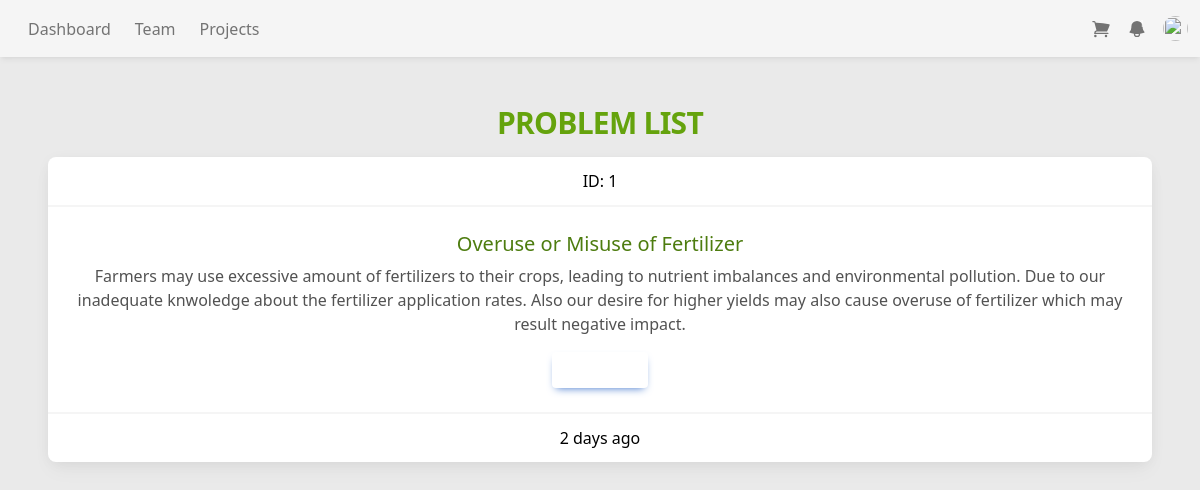
Page /myapp/problemlistview/problemdetailview/1 on the committed database.
### myapp/models.py (models this page shows, shortened)
class Problem(models.Model):
    title = models.CharField(max_length=100)
    description = models.CharField(max_length=500,null=True)

### myapp/views.py (the view)
# urls.py: path('problemlistview/problemdetailview/<int:pk>', ProblemDetailView.as_view()),
class ProblemDetailView(DetailView):
    template_name_suffix = "_show"
    model = Problem

### myapp/templates/myapp/problem_show.html (shortened to what this page needs)
{% load static tailwind_tags %}
{% load static %}
<!DOCTYPE html>
<html lang="en">
<head>
  {% tailwind_css %}
</head>
<body id="bg" style="background-size: 55%; background-color: #EAEAEA;" class="overflow-y-scroll">
  <div>
    <nav
      class="flex-no-wrap relative flex w-full items-center justify-between bg-neutral-100 py-2 shadow-md shadow-black/5 dark:bg-neutral-600 dark:shadow-black/10 lg:flex-wrap lg:justify-start lg:py-4"
      data-te-navbar-ref>
      <div class="flex w-full flex-wrap items-center justify-between px-3">
        <div class="!visible hidden flex-grow basis-[100%] items-center lg:!flex lg:basis-auto"
          id="navbarSupportedContent1" data-te-collapse-item>
          <ul class="list-style-none mr-auto flex flex-col pl-0 lg:flex-row" data-te-navbar-nav-ref>
            <li class="mb-4 lg:mb-0 lg:pr-2" data-te-nav-item-ref>
              <a class="text-neutral-500 hover:text-neutral-700 focus:text-neutral-700 disabled:text-black/30 dark:text-neutral-200 dark:hover:text-neutral-300 dark:focus:text-neutral-300 lg:px-2 [&.active]:text-black/90 dark:[&.active]:text-zinc-400"
                href="#" data-te-nav-link-ref>Dashboard</a>
            </li>
            <li class="mb-4 lg:mb-0 lg:pr-2" data-te-nav-item-ref>
              <a class="text-neutral-500 hover:text-neutral-700 focus:text-neutral-700 disabled:text-black/30 dark:text-neutral-200 dark:hover:text-neutral-300 dark:focus:text-neutral-300 lg:px-2 [&.active]:text-black/90 dark:[&.active]:text-neutral-400"
                href="#" data-te-nav-link-ref>Team</a>
            </li>
            <li class="mb-4 lg:mb-0 lg:pr-2" data-te-nav-item-ref>
              <a class="text-neutral-500 hover:text-neutral-700 focus:text-neutral-700 disabled:text-black/30 dark:text-neutral-200 dark:hover:text-neutral-300 dark:focus:text-neutral-300 lg:px-2 [&.active]:text-black/90 dark:[&.active]:text-neutral-400"
                href="#" data-te-nav-link-ref>Projects</a>
            </li>
          </ul>
        </div>
        <div class="relative flex items-center">
          <a class="mr-4 text-neutral-500 hover:text-neutral-700 focus:text-neutral-700 disabled:text-black/30 dark:text-neutral-200 dark:hover:text-neutral-300 dark:focus:text-neutral-300 [&.active]:text-black/90 dark:[&.active]:text-neutral-400"
            href="#">
            <span class="[&>svg]:w-5">
            </span>
          </a>
          <div class="relative" data-te-dropdown-ref>
            <a class="hidden-arrow mr-4 flex items-center text-neutral-500 hover:text-neutral-700 focus:text-neutral-700 disabled:text-black/30 dark:text-neutral-200 dark:hover:text-neutral-300 dark:focus:text-neutral-300 [&.active]:text-black/90 dark:[&.active]:text-neutral-400"
              href="#" id="dropdownMenuButton1" role="button" data-te-dropdown-toggle-ref aria-expanded="false">
              <span class="[&>svg]:w-5">
              </span>
              <span
                class="absolute -mt-2.5 ml-2 rounded-[0.37rem] bg-danger px-[0.45em] py-[0.2em] text-[0.6rem] leading-none text-white">1</span>
            </a>
          </div>
          <div class="relative" data-te-dropdown-ref>
            <a class="hidden-arrow flex items-center whitespace-nowrap transition duration-150 ease-in-out motion-reduce:transition-none"
              href="#" id="dropdownMenuButton2" role="button" data-te-dropdown-toggle-ref aria-expanded="false">
              <img src="https://tecdn.b-cdn.net/img/new/avatars/2.jpg" class="rounded-full"
                style="height: 25px; width: 25px" alt="" loading="lazy" />
            </a>
          </div>
        </div>
      </div>
    </nav>
  </div>
  <h1
    class="mb-4 text-4xl text-center font-bold leading-none tracking-tight text-lime-600 md:text-3xl lg:text-3xl dark:text-lime-600 mt-12">
    PROBLEM LIST </h1>
  <div
    class="block rounded-lg mr-12 ml-12 bg-white text-center shadow-[0_2px_15px_-3px_rgba(0,0,0,0.07),0_10px_20px_-2px_rgba(0,0,0,0.04)] dark:bg-neutral-700">
    <div class="border-b-2 border-neutral-100 px-6 py-3 dark:border-neutral-600 dark:text-neutral-50">
      ID: {{problem.id}}
    </div>
    <div class="p-6">
      <h5 class="mb-2 text-xl font-medium leading-tight text-lime-700 dark:text-neutral-50">
        {{problem.title}}
      </h5>
      <p class="mb-4 text-base text-neutral-600 dark:text-neutral-200">
        {{problem.description}}
      </p>
      <button type="button"
        class="inline-block rounded bg-primary px-6 pb-2 pt-2.5 text-xs font-medium uppercase leading-normal text-white shadow-[0_4px_9px_-4px_#3b71ca] transition duration-150 ease-in-out hover:bg-primary-600 hover:shadow-[0_8px_9px_-4px_rgba(59,113,202,0.3),0_4px_18px_0_rgba(59,113,202,0.2)] focus:bg-primary-600 focus:shadow-[0_8px_9px_-4px_rgba(59,113,202,0.3),0_4px_18px_0_rgba(59,113,202,0.2)] focus:outline-none focus:ring-0 active:bg-primary-700 active:shadow-[0_8px_9px_-4px_rgba(59,113,202,0.3),0_4px_18px_0_rgba(59,113,202,0.2)] dark:shadow-[0_4px_9px_-4px_rgba(59,113,202,0.5)] dark:hover:shadow-[0_8px_9px_-4px_rgba(59,113,202,0.2),0_4px_18px_0_rgba(59,113,202,0.1)] dark:focus:shadow-[0_8px_9px_-4px_rgba(59,113,202,0.2),0_4px_18px_0_rgba(59,113,202,0.1)] dark:active:shadow-[0_8px_9px_-4px_rgba(59,113,202,0.2),0_4px_18px_0_rgba(59,113,202,0.1)]"
        data-te-ripple-init data-te-ripple-color="light">
      </button>
    </div>
    <div class="border-t-2 border-neutral-100 px-6 py-3 dark:border-neutral-600 dark:text-neutral-50">
      2 days ago
    </div>
  </div>
</body>
</html>

### rows in the picture
Problem: id "1", title "Overuse or Misuse of Fertilizer", description "Farmers may use excessive amount of fertilizers to their crops, leading to nutrient imbalances and environmental pollution. Due to our inadequate knwoledge about the fertilizer application rates. Also our desire for higher yields may also cause overuse of fertilizer which may result negative impact."
